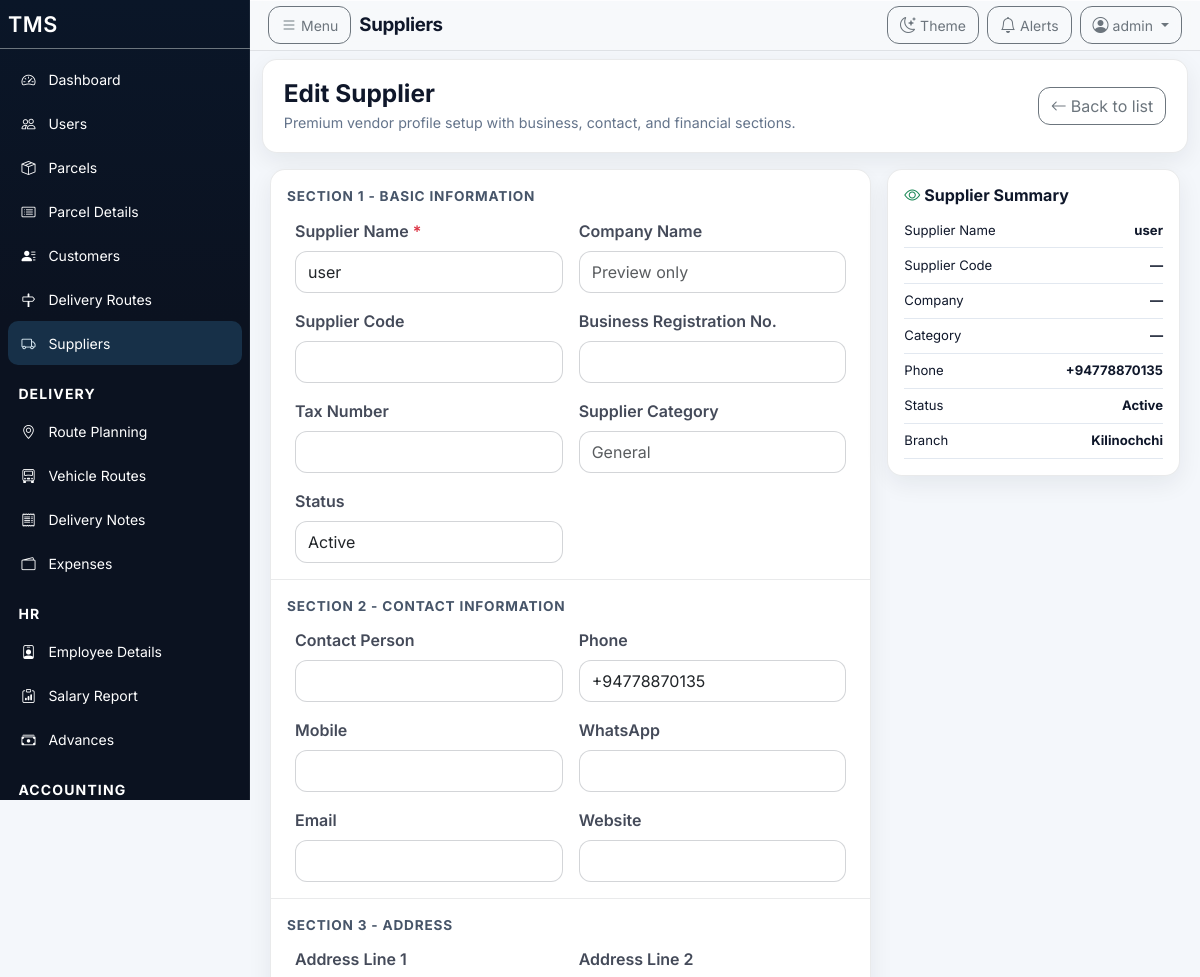
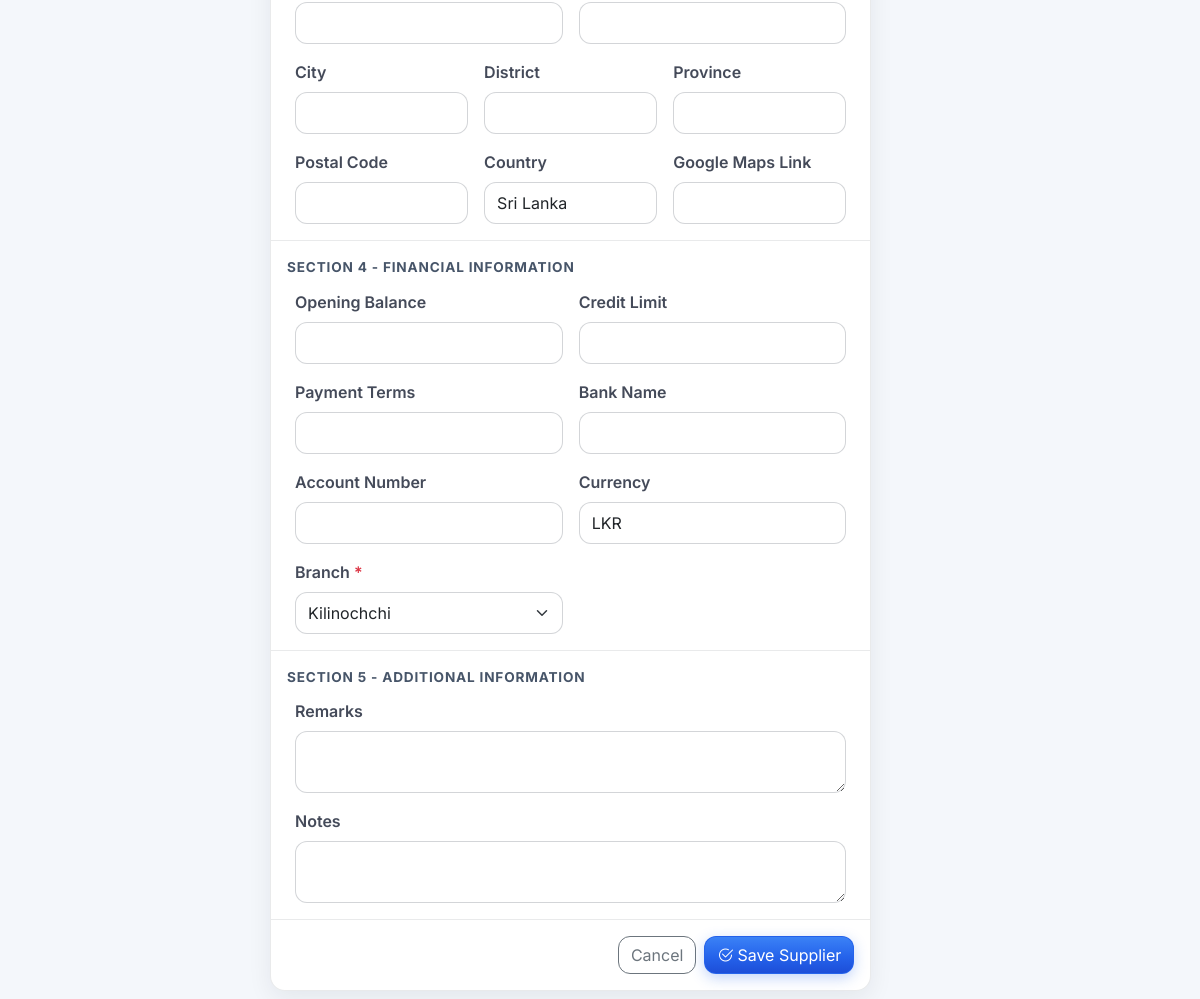
The page /index.php?page=suppliers&action=edit&id=10 (signed in) on the database its author committed (2 pictures, top to bottom).
### tables this page shows
CREATE TABLE `suppliers` (
  `id` bigint unsigned NOT NULL AUTO_INCREMENT,
  `name` varchar(150) NOT NULL,
  `phone` varchar(20) DEFAULT NULL,
  `branch_id` bigint unsigned DEFAULT NULL,
  `supplier_code` varchar(30) DEFAULT NULL,
  `created_at` timestamp NULL DEFAULT CURRENT_TIMESTAMP,
  `updated_at` timestamp NULL DEFAULT CURRENT_TIMESTAMP ON UPDATE CURRENT_TIMESTAMP,
  PRIMARY KEY (`id`),
  KEY `idx_suppliers_branch` (`branch_id`),
  KEY `idx_suppliers_code` (`supplier_code`)
);

CREATE TABLE `branches` (
  `id` bigint unsigned NOT NULL AUTO_INCREMENT,
  `name` varchar(100) NOT NULL,
  `address_tamil` varchar(500) DEFAULT NULL,
  `address_english` varchar(500) DEFAULT NULL,
  `phones` varchar(255) DEFAULT NULL,
  `settings_slot` tinyint DEFAULT NULL COMMENT '0-2 Settings letterhead slots',
  `code` varchar(20) NOT NULL,
  `location` varchar(255) DEFAULT NULL,
  `is_main` tinyint(1) NOT NULL DEFAULT '0',
  `is_active` tinyint(1) NOT NULL DEFAULT '1',
  `is_default` tinyint(1) NOT NULL DEFAULT '0',
  `created_at` timestamp NULL DEFAULT CURRENT_TIMESTAMP,
  `updated_at` timestamp NULL DEFAULT CURRENT_TIMESTAMP ON UPDATE CURRENT_TIMESTAMP,
  PRIMARY KEY (`id`),
  UNIQUE KEY `code` (`code`)
);

### views/suppliers/form.php (the view, shortened to what the rows shown need)
<?php
  $supplier = is_array($supplier ?? null) ? $supplier : [];
  $supplier += ['id' => 0, 'name' => '', 'phone' => '', 'branch_id' => 0, 'supplier_code' => ''];
  $supCssPath = dirname(__DIR__, 2) . '/public/assets/css/suppliers-module.css';
  $supCssVer = is_file($supCssPath) ? (string) filemtime($supCssPath) : '1';
?>
<link rel="stylesheet" href="<?php echo Helpers::baseUrl('assets/css/suppliers-module.css?v=' . rawurlencode($supCssVer)); ?>">
<div id="suppliersApp" class="supm-app container-fluid px-0">
  <section class="supm-hero mb-3">
    <div class="d-flex justify-content-between align-items-center flex-wrap gap-2">
      <div>
        <h1 class="supm-title mb-0"><?php echo $supplier['id'] ? 'Edit Supplier' : 'New Supplier'; ?></h1>
        <p class="supm-subtitle">Premium vendor profile setup with business, contact, and financial sections.</p>
      </div>
      <a href="<?php echo Helpers::baseUrl('index.php?page=suppliers'); ?>" class="btn btn-outline-secondary"><i class="bi bi-arrow-left me-1"></i>Back to list</a>
    </div>
  </section>
  <div class="row g-3">
    <div class="col-lg-8">
      <form id="supmForm" method="post" action="<?php echo Helpers::baseUrl('index.php?page=suppliers&action=save'); ?>">
        <div class="supm-card">
          <div class="supm-form-section">
            <div class="supm-form-title">Section 1 - Basic Information</div>
            <div class="row g-3">
              <div class="col-md-6"><label class="form-label">Supplier Name <span class="text-danger">*</span></label><input type="text" name="name" class="form-control" required value="<?php echo htmlspecialchars($supplier['name']); ?>"></div>
              <div class="col-md-6"><label class="form-label">Company Name</label><input type="text" id="supmCompanyPreview" class="form-control" placeholder="Preview only"></div>
              <div class="col-md-6"><label class="form-label">Supplier Code</label><input type="text" name="supplier_code" class="form-control" value="<?php echo htmlspecialchars($supplier['supplier_code']); ?>" maxlength="64"></div>
              <div class="col-md-6"><label class="form-label">Business Registration No.</label><input type="text" class="form-control"></div>
              <div class="col-md-6"><label class="form-label">Tax Number</label><input type="text" class="form-control"></div>
              <div class="col-md-6"><label class="form-label">Supplier Category</label><input type="text" id="supmCategoryPreview" class="form-control" placeholder="General"></div>
              <div class="col-md-6"><label class="form-label">Status</label><input type="text" id="supmStatusPreview" class="form-control" value="Active"></div>
            </div>
          </div>
          <div class="supm-form-section">
            <div class="supm-form-title">Section 2 - Contact Information</div>
            <div class="row g-3">
              <div class="col-md-6"><label class="form-label">Contact Person</label><input type="text" class="form-control"></div>
              <div class="col-md-6"><label class="form-label">Phone</label><input type="text" name="phone" class="form-control" value="<?php echo htmlspecialchars($supplier['phone']); ?>"></div>
              <div class="col-md-6"><label class="form-label">Mobile</label><input type="text" class="form-control"></div>
              <div class="col-md-6"><label class="form-label">WhatsApp</label><input type="text" class="form-control"></div>
              <div class="col-md-6"><label class="form-label">Email</label><input type="email" class="form-control"></div>
              <div class="col-md-6"><label class="form-label">Website</label><input type="url" class="form-control"></div>
            </div>
          </div>
          <div class="supm-form-section">
            <div class="supm-form-title">Section 3 - Address</div>
            <div class="row g-3">
              <div class="col-md-6"><label class="form-label">Address Line 1</label><input type="text" class="form-control"></div>
              <div class="col-md-6"><label class="form-label">Address Line 2</label><input type="text" class="form-control"></div>
              <div class="col-md-4"><label class="form-label">City</label><input type="text" class="form-control"></div>
              <div class="col-md-4"><label class="form-label">District</label><input type="text" class="form-control"></div>
              <div class="col-md-4"><label class="form-label">Province</label><input type="text" class="form-control"></div>
              <div class="col-md-4"><label class="form-label">Postal Code</label><input type="text" class="form-control"></div>
              <div class="col-md-4"><label class="form-label">Country</label><input type="text" class="form-control" value="Sri Lanka"></div>
              <div class="col-md-4"><label class="form-label">Google Maps Link</label><input type="url" class="form-control"></div>
            </div>
          </div>
          <div class="supm-form-section">
            <div class="supm-form-title">Section 4 - Financial Information</div>
            <div class="row g-3">
              <div class="col-md-6"><label class="form-label">Opening Balance</label><input type="text" class="form-control"></div>
              <div class="col-md-6"><label class="form-label">Credit Limit</label><input type="text" class="form-control"></div>
              <div class="col-md-6"><label class="form-label">Payment Terms</label><input type="text" class="form-control"></div>
              <div class="col-md-6"><label class="form-label">Bank Name</label><input type="text" class="form-control"></div>
              <div class="col-md-6"><label class="form-label">Account Number</label><input type="text" class="form-control"></div>
              <div class="col-md-6"><label class="form-label">Currency</label><input type="text" class="form-control" value="LKR"></div>
              <div class="col-md-6"><label class="form-label">Branch <span class="text-danger">*</span></label>
                <select name="branch_id" class="form-select" data-enhance="false" required>
                  <?php foreach (($branchesAll ?? []) as $b): ?>
                    <option value="<?php echo (int)$b['id']; ?>" <?php echo ((int)($supplier['branch_id'] ?? 0) === (int)$b['id']) ? 'selected' : ''; ?>><?php echo htmlspecialchars($b['name']); ?></option>
                  <?php endforeach; ?>
                </select>
              </div>
            </div>
          </div>
          <div class="supm-form-section">
            <div class="supm-form-title">Section 5 - Additional Information</div>
            <div class="row g-3">
              <div class="col-12"><label class="form-label">Remarks</label><textarea class="form-control" rows="2"></textarea></div>
              <div class="col-12"><label class="form-label">Notes</label><textarea class="form-control" rows="2"></textarea></div>
            </div>
          </div>
          <div class="supm-form-section d-flex justify-content-end gap-2">
            <a href="<?php echo Helpers::baseUrl('index.php?page=suppliers'); ?>" class="btn btn-outline-secondary">Cancel</a>
            <button type="submit" class="btn btn-primary"><i class="bi bi-check2-circle me-1"></i>Save Supplier</button>
          </div>
        </div>
      </form>
    </div>
    <div class="col-lg-4">
      <aside class="supm-card supm-summary p-3">
        <h2 class="h6 fw-bold mb-2"><i class="bi bi-eye me-1 text-success"></i>Supplier Summary</h2>
        <div class="supm-summary-row"><span>Supplier Name</span><strong id="supmSumName">—</strong></div>
        <div class="supm-summary-row"><span>Supplier Code</span><strong id="supmSumCode">—</strong></div>
        <div class="supm-summary-row"><span>Company</span><strong id="supmSumCompany">—</strong></div>
        <div class="supm-summary-row"><span>Category</span><strong id="supmSumCategory">—</strong></div>
        <div class="supm-summary-row"><span>Phone</span><strong id="supmSumPhone">—</strong></div>
        <div class="supm-summary-row"><span>Status</span><strong id="supmSumStatus">Active</strong></div>
        <div class="supm-summary-row"><span>Branch</span><strong id="supmSumBranch">—</strong></div>
      </aside>
    </div>
  </div>
</div>

### rows shown on the page
suppliers: name "user", phone "+94778870135", branch_id "Kilinochchi"

### other values the page prints
$pageTitle "Suppliers"
$user['username'] "admin"
